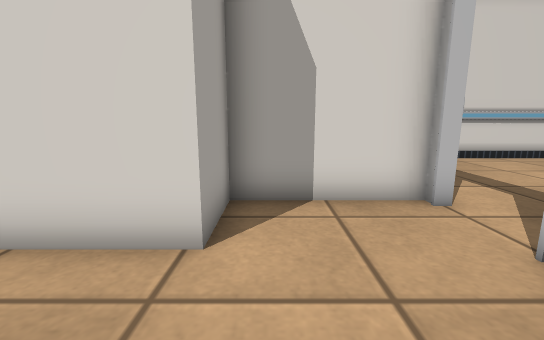
view 1 (above)

21 first-person views from a walk through a robot-simulator world made for Gazebo. The camera is 0.72 m above the floor, tilts 10° down and sees 90° across. The floor is counted in squares, 0.5 m on a side. Each view is taken from the middle of a square. On the plan, view 1 faces up. The plan holds only what a view shows up to about 13 squares ahead; the rest is blank. The place goes on beyond the plan. Some surface patterns are stand-ins.

view 2
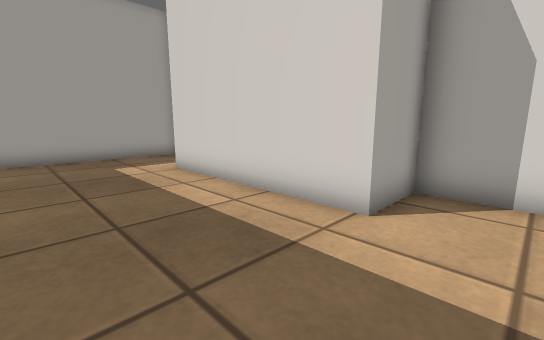

view 3
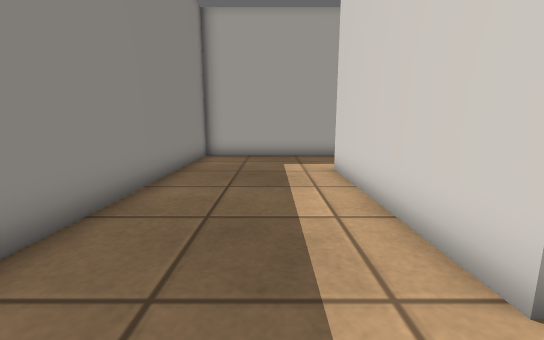

view 4
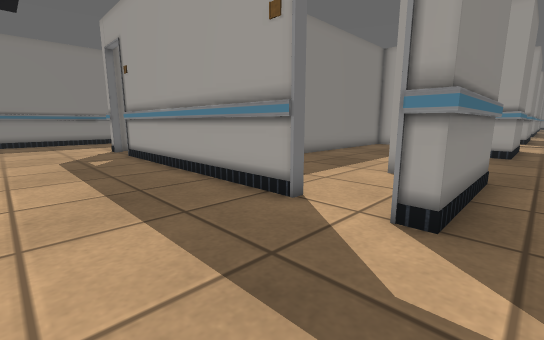

view 5
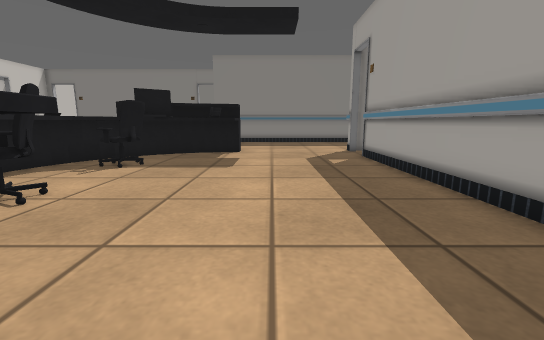

view 6
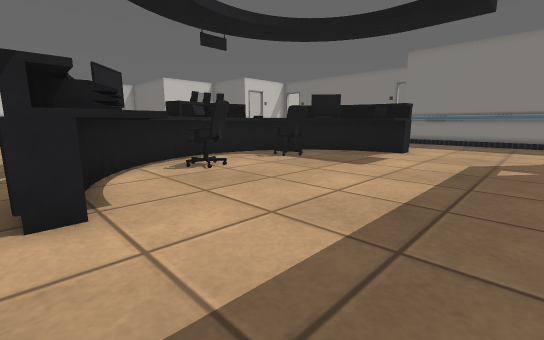

view 7
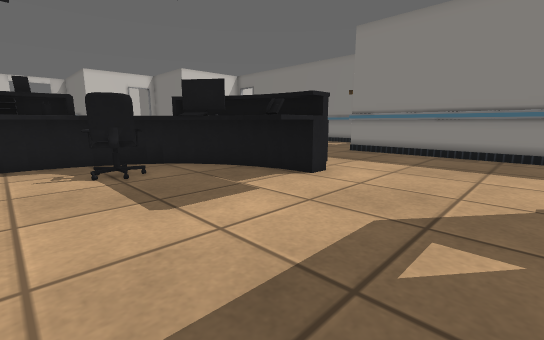

view 8
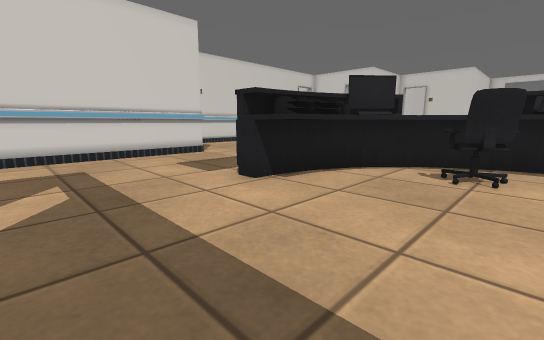

view 9
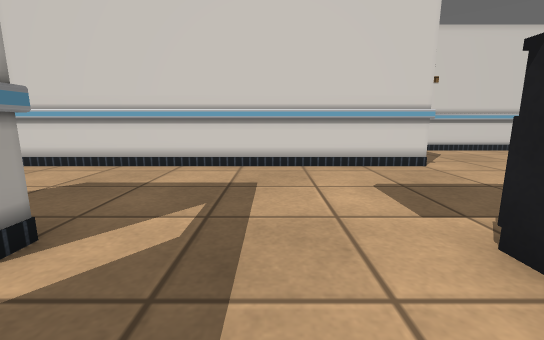

view 10
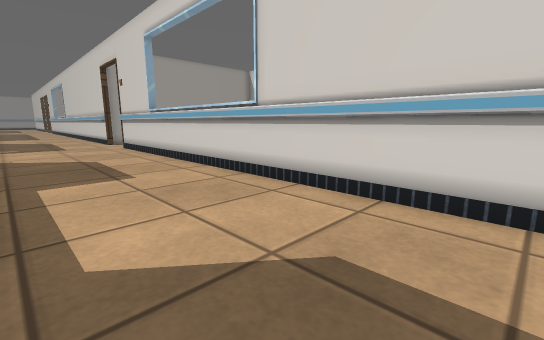

view 11
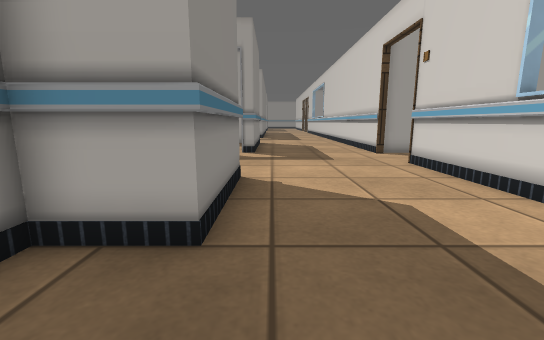

view 12
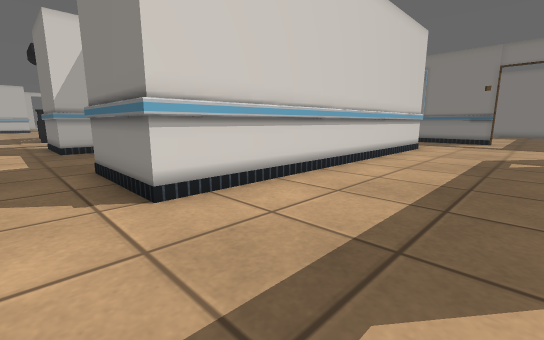

view 13
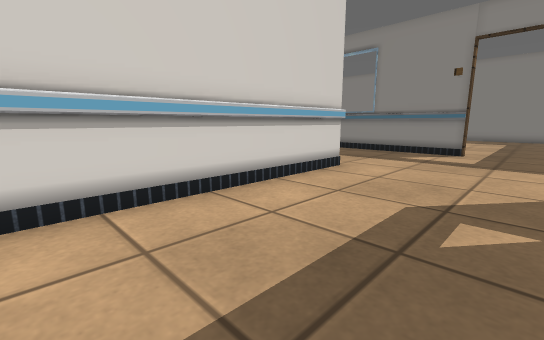

view 14
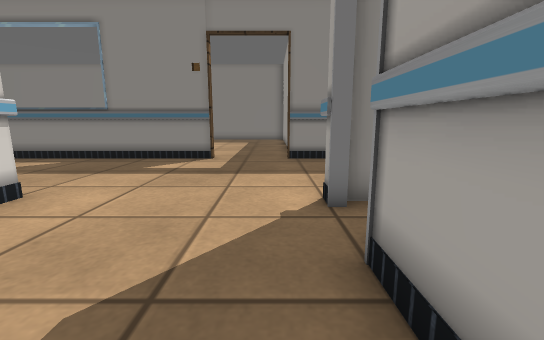

view 15
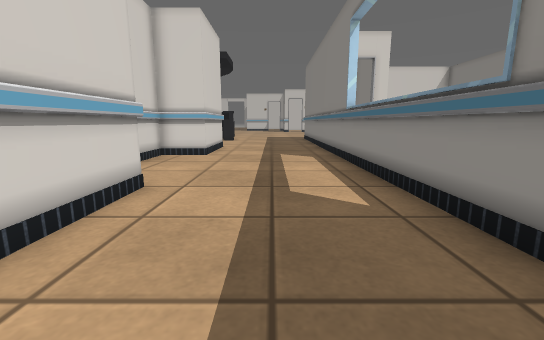

view 16
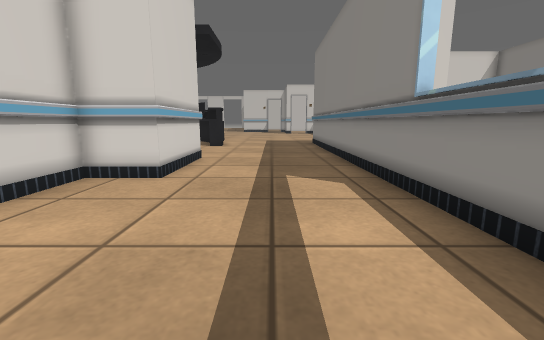

view 17
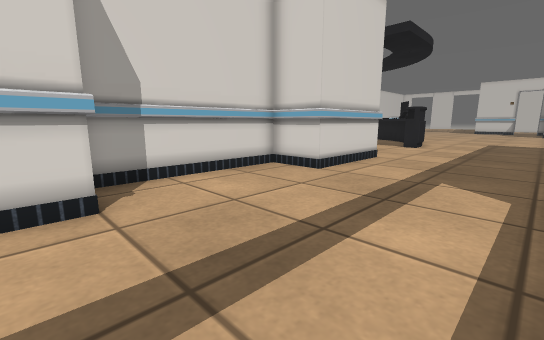

view 18
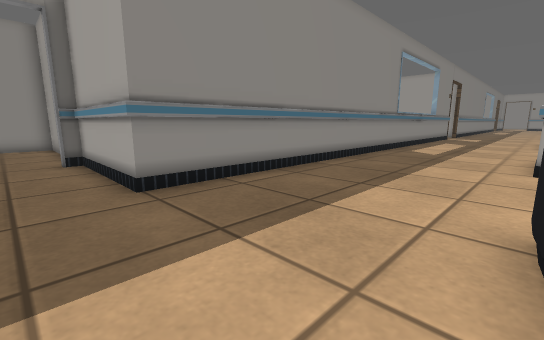

view 19
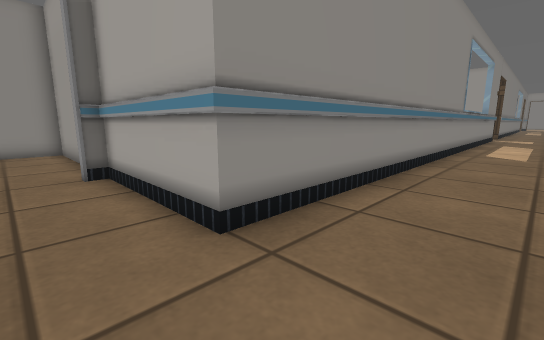

view 20
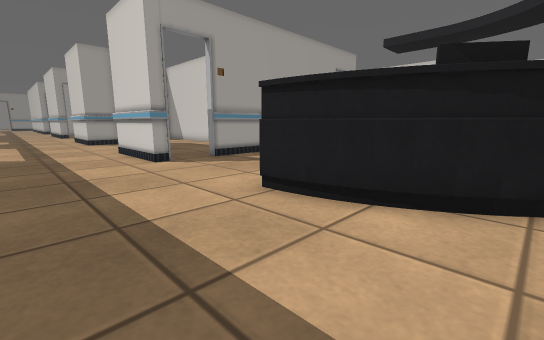

view 21
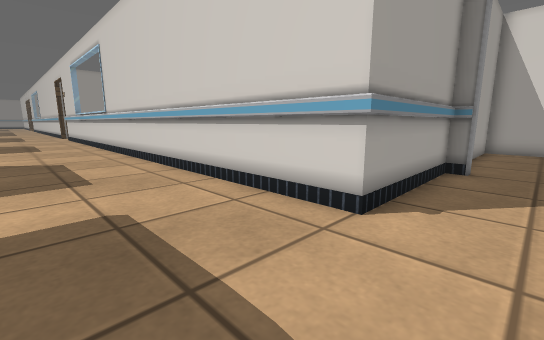

### Floor plan
Points are (right, up) in squares from view 1. A wall is a line through its corners. A room is listed if a view was taken in it or the views show most of it. See-through windows are left out.
Room 1 (views 1, 2, 3)
walls: (2.8, 4.9) (-0.8, 4.9) (-0.8, 2.9) (-7.4, 2.9); (-10.9, 4.8) (-10.9, -1.9) (-1.6, -1.9)
ways out: opening at (3, 3.5) to room 2
Room 2 (views 4, 5, 6, 7, 8, 9, 10, 11, 12, 13, 14, 15, 16, 17, 18, 19, 20, 21)
walls: (2.8, 2.7) (3.1, 2.7) (3.1, -6.6) (2.8, -6.6); (2.8, -8.5) (3.1, -8.5) (3.1, -9.1) (-1, -9.1) (-1, -7.1) (-6.8, -7.1); (-1, 3.9) (-1, 5.1) (3.1, 5.1) (3.1, 4.6) (2.8, 4.6); (-6.9, -9.1) (-10.4, -9.1); (-11.2, -9.2) (-11.2, 5.1) (-7, 5.1) (-7, 3.1); (11.2, 15.9) (11.1, 10.9) (-13.6, 10.9); (11.6, 16.2) (11.6, 15.9); (-17, -4.9) (-17, -6.7); (-13.6, -15.2) (-13.6, -14.9) (11.1, -14.9) (11.1, -19.8) (11.7, -19.8); (-17, 5.3) (-17, 4.5); (-17.4, -8.5) (-17, -8.5) (-17, -9.2); (11.1, -23.4) (11.1, -26.8) (13.1, -26.8); (11.2, 20.5) (11.2, 20); (-16.6, 11.2) (-16.6, 10.9) (-17.5, 10.9); (-17.5, -14.9) (-16.6, -14.9)
ways out: opening at (3, 3.5) to room 1; opening at (-15, -15); opening at (-15, 11)
objects: person (9, -9) to (13, -3); person (9, -1) to (13, 5)

Positions as (right, up) in squares from view 1, and headings:
1: (0, 0), facing up
2: (1, -1), facing up-left
3: (1, 1), facing left
4: (7, 6), facing down-left
5: (7, 5), facing down
6: (4, 5), facing down-right
7: (4, -2), facing down-right
8: (4, -1), facing up-right
9: (6, 2), facing up
10: (3, 6), facing up-left
11: (-4, 6), facing left
12: (-16, 7), facing down-right
13: (-16, -1), facing down-right
14: (-16, -4), facing down
15: (-13, -12), facing right
16: (-8, -12), facing right
17: (-8, -14), facing up-right
18: (13, -9), facing down-left
19: (13, -12), facing down-left
20: (13, -13), facing up-left
21: (13, 7), facing up-left
